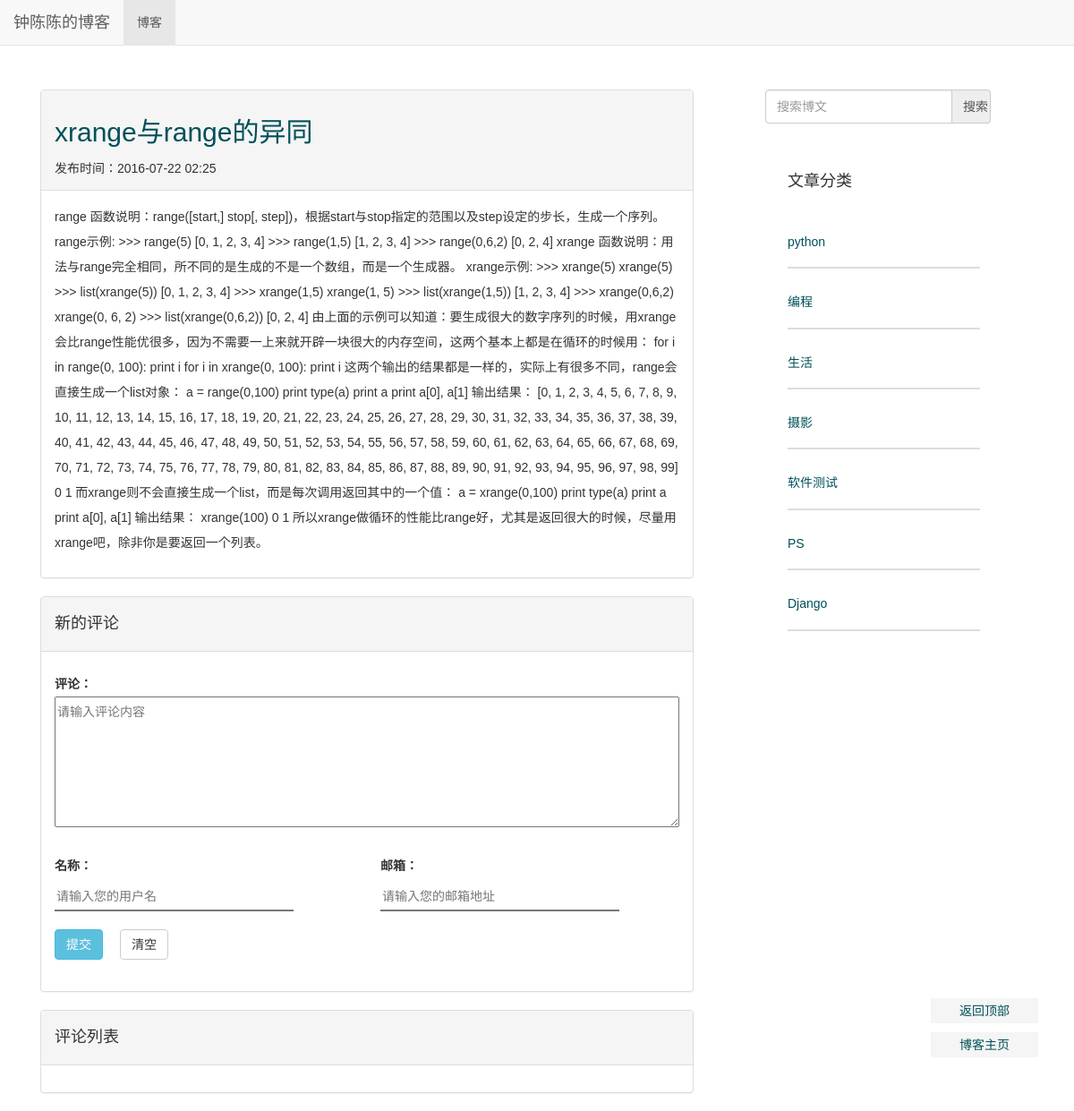
The page /blog/6/ on the database its author committed.
### blog/models.py (models this page shows, shortened)
class Blog(models.Model):
    title = models.CharField(verbose_name='Title',max_length=32)
    author = models.CharField(verbose_name='Author', max_length=16)
    content=RichTextUploadingField('Content')
    created = models.DateTimeField(verbose_name='Pub_Date', auto_now_add=True)
    category = models.ForeignKey(Category, verbose_name='Category')
    tags = models.ManyToManyField(Tag, verbose_name='Tags')

class Category(models.Model):
    name = models.CharField('名称', max_length=16)

### blog/views.py (the view)
# urls.py: url(r'^(?P<blog_id>\d+)/$', views.get_detail, name='blog_get_detail'),
def get_detail(request, blog_id):
    try:
        blog = Blog.objects.get(id=blog_id)
    except Blog.DoesNotExist:
        raise Http404
    ctx ={
            'blog': blog,
            'categories':Category.objects.all(),
            }
    return render(request, 'blog-detail-new.html', ctx)

### django_comments/__init__.py (called while the page is built)
def get_comment_app_name():
    return getattr(settings, 'COMMENTS_APP', DEFAULT_COMMENTS_APP)

def get_model():
    if get_comment_app_name() != DEFAULT_COMMENTS_APP and hasattr(get_comment_app(), "get_model"):
        return get_comment_app().get_model()
    else:
        from django_comments.models import Comment
        return Comment

def get_form():
    from django_comments.forms import CommentForm
    """
    Returns the comment ModelForm class.
    """
    if get_comment_app_name() != DEFAULT_COMMENTS_APP and hasattr(get_comment_app(), "get_form"):
        return get_comment_app().get_form()
    else:
        return CommentForm

### django_comments/forms.py (called while the page is built)
    def generate_security_data(self):
        timestamp = int(time.time())
        security_dict = {
            'content_type': str(self.target_object._meta),
            'object_pk': str(self.target_object._get_pk_val()),
            'timestamp': str(timestamp),
            'security_hash': self.initial_security_hash(timestamp),
        }
        return security_dict

    def initial_security_hash(self, timestamp):
        initial_security_dict = {
            'content_type': str(self.target_object._meta),
            'object_pk': str(self.target_object._get_pk_val()),
            'timestamp': str(timestamp),
        }
        return self.generate_security_hash(**initial_security_dict)

    def generate_security_hash(self, content_type, object_pk, timestamp):
        info = (content_type, object_pk, timestamp)
        key_salt = "django.contrib.forms.CommentSecurityForm"
        value = "-".join(info)
        return salted_hmac(key_salt, value).hexdigest()

### django_comments/templatetags/comments.py (called while the page is built, shortened)
@register.tag
def get_comment_list(parser, token):
    return CommentListNode.handle_token(parser, token)

@register.tag
def get_comment_form(parser, token):
    return CommentFormNode.handle_token(parser, token)

    @classmethod
    def handle_token(cls, parser, token):
        tokens = token.split_contents()
        if tokens[1] != 'for':
            raise template.TemplateSyntaxError("Second argument in %r tag must be 'for'" % tokens[0])
        if len(tokens) == 5:
            if tokens[3] != 'as':
                raise template.TemplateSyntaxError("Third argument in %r must be 'as'" % tokens[0])
            return cls(
                object_expr=parser.compile_filter(tokens[2]),
                as_varname=tokens[4],
            )
        else:
            raise template.TemplateSyntaxError("%r tag requires 4 or 5 arguments" % tokens[0])

### blog/templates/blog-detail-new.html (shortened to what this page needs)
{% extends "blog_base.html" %}
{% block head %}
{% load staticfiles %}
<link rel="stylesheet" type="text/css" href="{% static 'blog/css/base.css' %}" />
<link rel="stylesheet" type="text/css" href="{% static 'blog/css/detail.css' %}" />
{% endblock%}
{% block content %}
        <div class="panel panel-default">
                <div class="panel-heading">
                          <div class="blog_header">
                                  <a href= "{% url 'blog_get_detail' blog.id %}"><h2>{{ blog.title }}</h2></a>
                                  <span>
                                      发布时间：{{ blog.created|date:"Y-m-d H:i" }}
                                  </span>
                          </div>
                 </div>
                 <div class="panel-body">
                          <div class="blog_content">
                                  <p> {{ blog.content|safe }}</p>
                           </div>
                 </div>
        </div>
        <div class="panel panel-default">
                <div class="panel-heading">
                        <h4>新的评论</h4>
                </div>
                <div class="panel-body">
                        <div class="row">
                                 <div class="col-md-12">
                                            {% load comments %}
                                            {% get_comment_form for blog as blog_form %}
                                           <form class="form-horizontal" onsubmit="return false;" method="post" id="comment_form">
                                            <div class="control-group">
                                                <label class="control-label" for="id_comment">评论： </label>
                                                <div class="comment_form_display">
                                                    <textarea class="input-xlarge id_comment" rows="5" id="id_comment" name="comment" placeholder="请输入评论内容"></textarea>
                                                </div>
                                            </div>
                                            <div   class="control-group">
                                                     <div class="row">
                                                            <div class="col-md-6">
                                                                    <label for="id_name">名称： </label>
                                                                    <input type="text" id="id_name" class="input-xlarge id_name" name="name" placeholder="请输入您的用户名" />
                                                            </div>
                                                            <div class="col-md-6">
                                                                    <label for="id_email">邮箱： </label>
                                                                    <input class="input-xlarge id_email" id="id_email" type="email" name="email" placeholder="请输入您的邮箱地址"  />
                                                            </div>
                                                    </div>
                                            </div>
                                            <div class="control-group">
                                                    <button id="submit_btn" class="btn btn-info submit_btn">提交</button>
                                                    <button id="delete_btn" class="btn btn-default delete_btn">清空</button>
                                            </div>
                                           </form>
                                  </div>
                        </div>
                </div>
        </div>
        <div class="panel panel-default">
                <div class="panel-heading">
                      <h4>评论列表</h4>
                </div>
                <div class="panel-body" >
                                {% get_comment_list for blog as comments %}
                </div>
        </div>
{% endblock %}

### blog/templates/blog_base.html (shortened to what this page needs)
<!DOCTYPE html>
<html>
<head>
        {% load staticfiles %}
        <link href="{% static 'blog/bootstrap/css/bootstrap.min.css' %}" rel="stylesheet">
     {% block head %}{% endblock %}
</head>
<body>
        <div class="navbar navbar-default navbar-fixed-top" role="navigation">
                 <div class="navbar-header">
                          <a class="navbar-brand" href="{% url 'blog_get_blogs' %}">钟陈陈的博客</a>
                 </div>
                 <div class="collapse navbar-collapse" id="example-navbar-collapse">
                         <ul class="nav navbar-nav">
                                  <li class="active">
                                           <a href="{% url 'blog_get_blogs' %}">博客</a>
                                  </li>
                         </ul>
                 </div>
        </div>
        <div class="container" id="top">
                <div class="row">
                        <div class="col-md-8">
                                 {% block content %}{% endblock %}
                        </div>
                        <div class="col-md-3 tags">
                                <form  action="{% url 'blog_search' %}" role="form" method="post">
                                        <div class="input-group">
                                             <input type="text" class="form-control" name="blog_search" placeholder="搜索博文"></input>
                                             <input  id="search-button" type="submit" class="input-group-addon" value="搜索"></input>
                                        </div>
                                </form>
                                <div class="panel panel-default">
                                        <div id="category_title" class="panel-body">
                                                <h4>文章分类</h4>
                                        </div>
                                        <div class="panel-body">
                                                <div class="category_content">
                                                        <ul>
                                                                {% for category in categories %}
                                                                <li class="category_item">
                                                                        <a href="{% url 'blog_get_category' category.id %}" >
                                                                                <h5> {{category.name}}</h5>
                                                                         </a>
                                                                </li>
                                                                 {% endfor %}
                                                        </ul>
                                                </div>
                                        </div>
                                </div>
                        </div>
                </div>
        </div>
	<div class="back_to_top">
		<a href="#top" target="_self">返回顶部</a>
		<a href="{%url 'blog_get_blogs' %}" target="_self">博客主页</a>
	</div>
</body>
</html>

### blog/static/blog/css/base.css (style rules this page uses)
body { font-family: Microsoft YaHei,'宋体' , Tahoma, Helvetica, Arial, sans-serif; }
a { color: #005059; }
ul ,li { list-style-type: none; padding-left: 0; }
.container { font-size: 14px; line-height: 2em; margin-top: 100px; width:95%; }
.col-md-8 { margin-right: 50px; }
#search-button { display: table-cell; height:38px; width:17%; }
.input-group { width:100%; margin-bottom: 30px; }
.input-group .form-control { width:82%; height:38px; }
.tags .panel,.tags .panel-default { border-style:none; box-shadow: none; }
.tags .panel-body { padding-left: 25px; border-style:none; }
.category_item { border-bottom-style: solid; border-bottom-width: 2px; border-bottom-color: #DDD; margin-bottom: 30px; padding-bottom: 10px; font-size:20px; }
.back_to_top { position:fixed; right:40px; bottom:50px; z-index:100; display:block; }
.back_to_top a { display:block; font-size:14px; color:##A0A0A0!important; background-color:#F5F5F5; width:120px; text-align:center; padding:4px; text-decoration:none; margin-bottom:10px; }

### blog/static/blog/css/detail.css (style rules this page uses)
.control-group { margin-bottom: 20px; }
.id_comment { width:100%!important; }
.id_name, .id_email { border-style: none; border-bottom-style:solid; border-bottom-width:2px; margin-right: 30px; width:80%; }
.submit_btn, .delete_btn { margin-right: 15px; }

### rows shown on the page
Blog: title "xrange与range的异同", created "2016-07-22 02:25", content "range 函数说明：range([start,] stop[, step])，根据start与stop指定的范围以及step设定的步长，生成一个序列。 range示例: >>> range(5) [0, 1, 2, 3, 4] >>> range(1,5) [1, 2, 3, 4] >>> range(0,6,2) [0, 2, 4] xrange 函数说明：用法与range完全相同，所不同的是生成的不是一个数组，而是一个生成器。 xrange示例: >>> xrange(5) xrange(5) >>> list(xrange(5)) [0, 1, 2, 3, 4] >>> xrange(1,5) xrange(1, 5) >>> list(xrange(1,5)) [1, 2, 3, 4] >>> xrange(0,6,2) xrange(0, 6, 2) >>> list(xrange(0,6,2)) [0, 2, 4] 由上面的示例可以知道：要生成很大的数字序列的时候，用xrange会比range性能优很多，因为不需要一上来就开辟一块很大的内存空间，这两个基本上都是在循环的时候用： for i in range(0, 100): print i for i in xrange(0, 100): print i 这两个输出的结果都是一样的，实际上有很多不同，range会直接生成一个list对象： a = range(0,100) print type(a) print a print a[0], a[1] 输出结果： [0, 1, 2, 3, 4, 5, 6, 7,…"
Category: name "python"
Category: name "编程"
Category: name "生活"
Category: name "摄影"
Category: name "软件测试"
Category: name "PS"
Category: name "Django"
